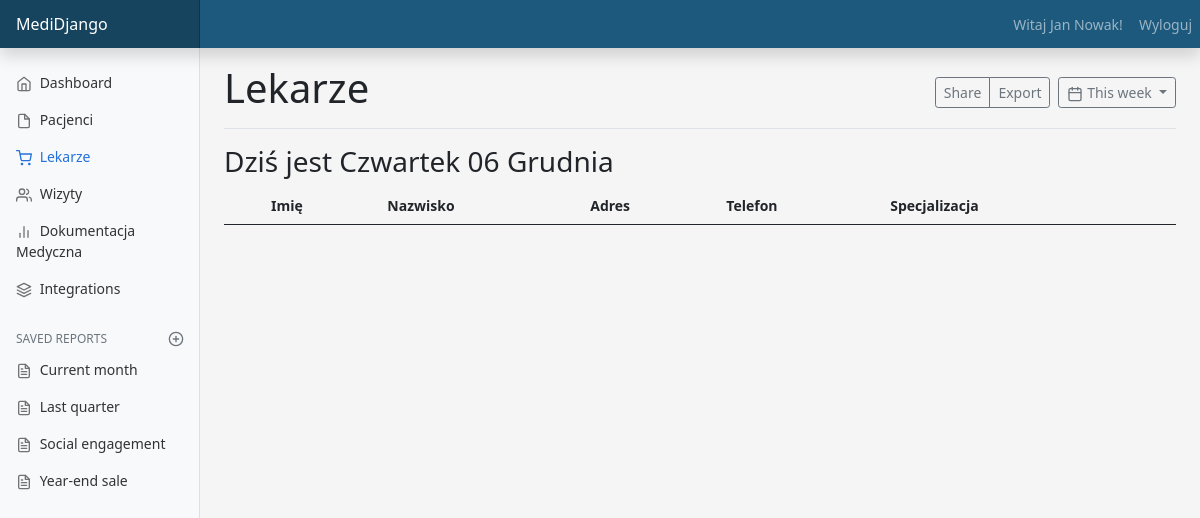
The page /doctors (signed in) on the database as committed earlier.
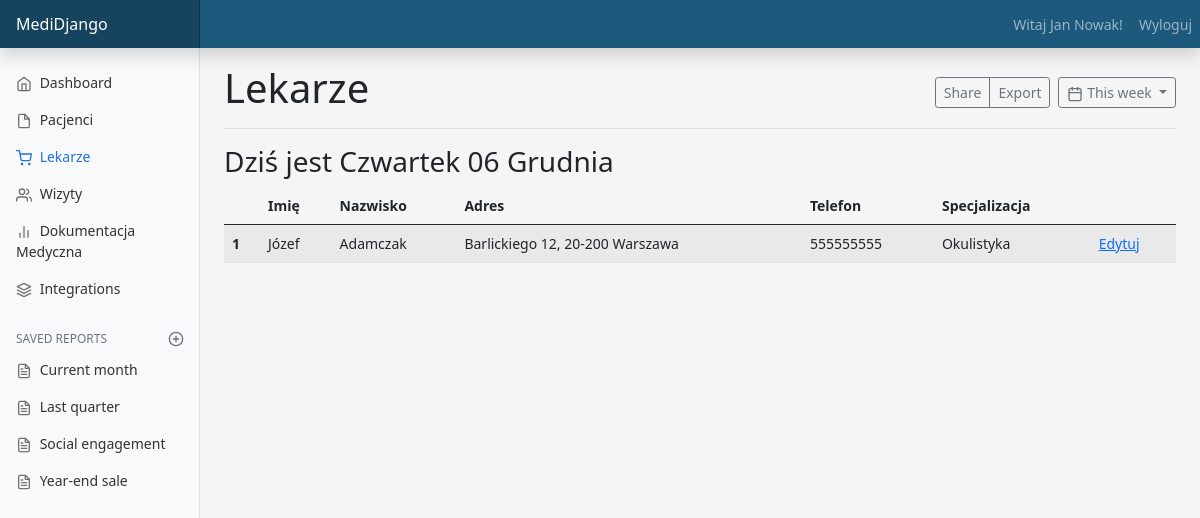
The same page on the database as committed later.
### main/models.py (models this page shows, shortened)
class Patient(models.Model):
    user = models.OneToOneField(User, null=False, on_delete=models.CASCADE)
    name = models.CharField(max_length=20, default="")
    surname = models.CharField(max_length=30, default="")
    address = models.OneToOneField(Address, null=True, on_delete=models.CASCADE)
    date_of_birth = models.DateField(default='2000-01-01')
    phone_number = models.CharField(default="", null=False, max_length=9)

class Doctor(models.Model):
    user = models.OneToOneField(User, null=False, on_delete=models.CASCADE)
    address = models.OneToOneField(Address, null=False, on_delete=models.CASCADE, default="")
    name = models.CharField(max_length=20, null=False, default="")
    surname = models.CharField(max_length=20, null=False, default="")
    phone_number = models.CharField(default="", null=False, max_length=9)
    specialization = models.CharField(max_length=50, null=False, default="")

class Address(models.Model):
    street = models.CharField(max_length=20)
    number = models.CharField(max_length=4)
    zip_code = models.CharField(max_length=6)
    city = models.CharField(max_length=20)

### main/views.py (the view)
# urls.py: path('doctors', views.doctors, name="doctors"),
@login_required(login_url="login")
def doctors(request):
    all_doctors = Doctor.objects.all()
    context = {'all_doctors': all_doctors, 'active_app': 'doctors'}
    return render(request, 'main/doctors.html', context=context)

### main/templates/main/doctors.html (shortened to what this page needs)
{% extends "main/dashboard.html" %}
{% block content_title %}Lekarze{% endblock %}
{% block content_main %}
    <div class="table-responsive">
        <table class="table table-striped">
            <thead>
                <tr>
                  <th scope="col"></th>
                  <th scope="col">Imię</th>
                  <th scope="col">Nazwisko</th>
                  <th scope="col">Adres</th>
                  <th scope="col">Telefon</th>
                  <th scope="col">Specjalizacja</th>
                  <th scope="col"></th>
                </tr>
            </thead>
            <tbody>
              {% for doctor in all_doctors %}
                <tr>
                    <th scope="row">{{ forloop.counter }}</th>
                    <td>{{ doctor.name }}</td>
                    <td>{{ doctor.surname }}</td>
                    <td>{{ doctor.address.street }} {{ doctor.address.number }}, {{ doctor.address.zip_code }} {{ doctor.address.city }}</td>
                    <td>{{ doctor.phone_number }}</td>
                    <td>{{ doctor.specialization }}</td>
                    <td><a href="{% url 'edit_doctor' doctor.id %}">Edytuj</a></td>
                </tr>
              {% endfor %}
            </tbody>
        </table>
      </div>
{% endblock %}

### main/templates/main/dashboard.html (shortened to what this page needs)
{% load static %}
<!doctype html>
<html lang="en">
  <head>
<link href="{% static 'assets/dist/css/bootstrap.min.css' %}" rel="stylesheet">
    <link href="{% static 'css/dashboard.css' %}" rel="stylesheet">
    <link href="{% static 'css/custom.css' %}" rel="stylesheet">
  </head>
  <body>
<header class="navbar navbar-color navbar-dark sticky-top flex-md-nowrap p-0 shadow">
  <a class="navbar-brand col-md-3 col-lg-2 me-0 px-3" href="#">MediDjango</a>
  <nav class="navbar-expand-lg">
      <div class="collapse navbar-collapse" id="navbarNav">
          <ul class="navbar-nav">
              {% if user.is_authenticated %}
              <li class="nav-item"><span class="nav-link">Witaj {{ user.patient.name }} {{ user.patient.surname }}!</span></li>
              {% else %}
                  Użytkownik niezalogowany.
              {% endif %}
              <li class="nav-item"><a class="nav-link" href="{% url 'user_logout' %}">Wyloguj</a></li>
          </ul>
      </div>
  </nav>
</header>
<div class="container-fluid">
  <div class="row">
    <nav id="sidebarMenu" class="col-md-3 col-lg-2 d-md-block bg-light sidebar collapse">
      <div class="position-sticky pt-3">
        <ul class="nav flex-column">
          <li class="nav-item">
            <a class="nav-link {% if active_app == 'dashboard' %}active{% endif %}" aria-current="page" href="{% url 'dashboard' %}">
              <span data-feather="home"></span>
              Dashboard
            </a>
          </li>
          <li class="nav-item">
            <a class="nav-link {% if active_app == 'patients' %}active{% endif %}" href="{% url 'patients' %}">
              <span data-feather="file"></span>
              Pacjenci
            </a>
          </li>
          <li class="nav-item">
            <a class="nav-link {% if active_app == 'doctors' %}active{% endif %}" href="{% url 'doctors' %}">
              <span data-feather="shopping-cart"></span>
              Lekarze
            </a>
          </li>
          <li class="nav-item">
            <a class="nav-link" href="#">
              <span data-feather="users"></span>
              Wizyty
            </a>
          </li>
          <li class="nav-item">
            <a class="nav-link" href="#">
              <span data-feather="bar-chart-2"></span>
              Dokumentacja Medyczna
            </a>
          </li>
          <li class="nav-item">
            <a class="nav-link" href="#">
              <span data-feather="layers"></span>
              Integrations
            </a>
          </li>
        </ul>
        <h6 class="sidebar-heading d-flex justify-content-between align-items-center px-3 mt-4 mb-1 text-muted">
          <span>Saved reports</span>
          <a class="link-secondary" href="#" aria-label="Add a new report">
            <span data-feather="plus-circle"></span>
          </a>
        </h6>
        <ul class="nav flex-column mb-2">
          <li class="nav-item">
            <a class="nav-link" href="#">
              <span data-feather="file-text"></span>
              Current month
            </a>
          </li>
          <li class="nav-item">
            <a class="nav-link" href="#">
              <span data-feather="file-text"></span>
              Last quarter
            </a>
          </li>
          <li class="nav-item">
            <a class="nav-link" href="#">
              <span data-feather="file-text"></span>
              Social engagement
            </a>
          </li>
          <li class="nav-item">
            <a class="nav-link" href="#">
              <span data-feather="file-text"></span>
              Year-end sale
            </a>
          </li>
        </ul>
      </div>
    </nav>
    <main class="col-md-9 ms-sm-auto col-lg-10 px-md-4">
      <div class="d-flex justify-content-between flex-wrap flex-md-nowrap align-items-center pt-3 pb-2 mb-3 border-bottom">
        <h1>{% block content_title %}Dashboard{% endblock %}</h1>
        <div class="btn-toolbar mb-2 mb-md-0">
          <div class="btn-group me-2">
            <button type="button" class="btn btn-sm btn-outline-secondary">Share</button>
            <button type="button" class="btn btn-sm btn-outline-secondary">Export</button>
          </div>
          <button type="button" class="btn btn-sm btn-outline-secondary dropdown-toggle">
            <span data-feather="calendar"></span>
            This week
          </button>
        </div>
      </div>
      <h3>Dziś jest Czwartek 06 Grudnia</h3>
      <div>
          {% block content_main %}{% endblock %}
      </div>
    </main>
  </div>
</div>
  </body>
</html>

### static/css/dashboard.css (style rules this page uses)
body { font-size: .875rem; background-color: #f5f5f5; }
.feather { width: 16px; height: 16px; vertical-align: text-bottom; }
.sidebar { position: fixed; top: 0; bottom: 0; left: 0; z-index: 100; padding: 48px 0 0; box-shadow: inset -1px 0 0 rgba(0, 0, 0, .1); }
.sidebar .nav-link { font-weight: 500; color: #333; }
.sidebar .nav-link .feather { margin-right: 4px; color: #727272; }
.sidebar .nav-link.active { color: #2470dc; }
.sidebar .nav-link:hover .feather, .sidebar .nav-link.active .feather { color: inherit; }
.sidebar-heading { font-size: .75rem; text-transform: uppercase; }
.navbar-color { background-color: #1D597D; }
.navbar-brand { padding-top: .75rem; padding-bottom: .75rem; font-size: 1rem; background-color: rgba(0, 0, 0, .25); box-shadow: inset -1px 0 0 rgba(0, 0, 0, .25); }

Rows that differ between the two databases and show on the page:
added Doctor: name "Józef", surname "Adamczak", address.street "Barlickiego", address.number "12", address.zip_code "20-200", address.city "Warszawa", phone_number "555555555", specialization "Okulistyka"
